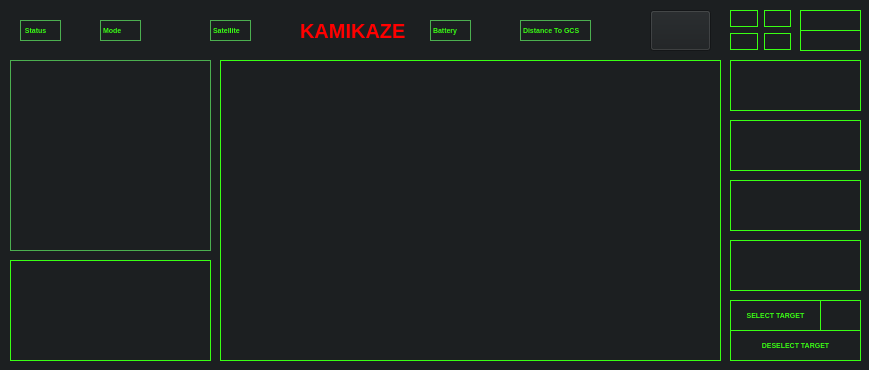
<?xml version="1.0" encoding="UTF-8"?>
<ui version="4.0">
 <class>HelloGui</class>
 <widget class="QWidget" name="HelloGui">
  <property name="geometry">
   <rect>
    <x>0</x>
    <y>0</y>
    <width>869</width>
    <height>370</height>
   </rect>
  </property>
  <property name="windowTitle">
   <string>Form</string>
  </property>
  <property name="layoutDirection">
   <enum>Qt::LeftToRight</enum>
  </property>
  <property name="styleSheet">
   <string notr="true">background-color: #1C1F21;
</string>
  </property>
  <widget class="QLabel" name="label">
   <property name="geometry">
    <rect>
     <x>730</x>
     <y>180</y>
     <width>131</width>
     <height>51</height>
    </rect>
   </property>
   <property name="minimumSize">
    <size>
     <width>0</width>
     <height>0</height>
    </size>
   </property>
   <property name="styleSheet">
    <string notr="true">border: 1px solid #4CAF50;



</string>
   </property>
   <property name="text">
    <string/>
   </property>
  </widget>
  <widget class="QLabel" name="label_3">
   <property name="geometry">
    <rect>
     <x>730</x>
     <y>120</y>
     <width>131</width>
     <height>51</height>
    </rect>
   </property>
   <property name="minimumSize">
    <size>
     <width>0</width>
     <height>0</height>
    </size>
   </property>
   <property name="styleSheet">
    <string notr="true">border: 1px solid #4CAF50;


</string>
   </property>
   <property name="text">
    <string/>
   </property>
  </widget>
  <widget class="QLabel" name="label_4">
   <property name="geometry">
    <rect>
     <x>730</x>
     <y>240</y>
     <width>131</width>
     <height>51</height>
    </rect>
   </property>
   <property name="minimumSize">
    <size>
     <width>0</width>
     <height>0</height>
    </size>
   </property>
   <property name="styleSheet">
    <string notr="true">border: 1px solid #4CAF50;


</string>
   </property>
   <property name="text">
    <string/>
   </property>
  </widget>
  <widget class="QTextBrowser" name="TIME">
   <property name="geometry">
    <rect>
     <x>800</x>
     <y>30</y>
     <width>61</width>
     <height>21</height>
    </rect>
   </property>
   <property name="styleSheet">
    <string notr="true">font-family: 'Orbitron', sans-serif;
color: #39FF14;
font-size: 5pt;
text-align: center; 
border: 1px solid #39FF14;
font-weight: bold; 
background-color: rbga(0,0,0,0);</string>
   </property>
  </widget>
  <widget class="QTextBrowser" name="DATE">
   <property name="geometry">
    <rect>
     <x>800</x>
     <y>10</y>
     <width>61</width>
     <height>21</height>
    </rect>
   </property>
   <property name="styleSheet">
    <string notr="true">font-family: 'Orbitron', sans-serif;
color: #39FF14;
font-size: 5pt;
text-align: center; 
border: 1px solid #39FF14;
font-weight: bold; 
background-color: rbga(0,0,0,0);</string>
   </property>
  </widget>
  <widget class="QPushButton" name="pushButton_3">
   <property name="geometry">
    <rect>
     <x>730</x>
     <y>300</y>
     <width>91</width>
     <height>31</height>
    </rect>
   </property>
   <property name="styleSheet">
    <string notr="true">font-family: 'Orbitron', sans-serif;
color: #39FF14;
font-size: 5pt;
text-align: center; 
border: 1px solid #39FF14;
font-weight: bold; 
background-color: rbga(0,0,0,0);</string>
   </property>
   <property name="text">
    <string>SELECT TARGET</string>
   </property>
  </widget>
  <widget class="QPushButton" name="pushButton_5">
   <property name="geometry">
    <rect>
     <x>730</x>
     <y>330</y>
     <width>131</width>
     <height>31</height>
    </rect>
   </property>
   <property name="styleSheet">
    <string notr="true">font-family: 'Orbitron', sans-serif;
color: #39FF14;
font-size: 5pt;
text-align: center; 
border: 1px solid #39FF14;
font-weight: bold; 
background-color: rbga(0,0,0,0);</string>
   </property>
   <property name="text">
    <string>DESELECT TARGET</string>
   </property>
  </widget>
  <widget class="QLabel" name="label_5">
   <property name="geometry">
    <rect>
     <x>20</x>
     <y>20</y>
     <width>41</width>
     <height>21</height>
    </rect>
   </property>
   <property name="styleSheet">
    <string notr="true">font-family: 'Orbitron', sans-serif;
color: #39FF14;
font-size: 5pt;
text-align: center; 
border: 1px solid #4CAF50;
font-weight: bold; </string>
   </property>
   <property name="text">
    <string> Status</string>
   </property>
  </widget>
  <widget class="QLabel" name="label_8">
   <property name="geometry">
    <rect>
     <x>300</x>
     <y>21</y>
     <width>121</width>
     <height>20</height>
    </rect>
   </property>
   <property name="styleSheet">
    <string notr="true">font-family: 'Orbitron', sans-serif;
color: red;
font-size: 15pt;
text-align: center; 

font-weight: bold; </string>
   </property>
   <property name="text">
    <string>KAMIKAZE</string>
   </property>
  </widget>
  <widget class="QWidget" name="webEngineViewPlaceholder" native="true">
   <property name="geometry">
    <rect>
     <x>0</x>
     <y>30</y>
     <width>261</width>
     <height>231</height>
    </rect>
   </property>
   <property name="styleSheet">
    <string notr="true"/>
   </property>
  </widget>
  <widget class="QLabel" name="label_2">
   <property name="geometry">
    <rect>
     <x>730</x>
     <y>60</y>
     <width>131</width>
     <height>51</height>
    </rect>
   </property>
   <property name="minimumSize">
    <size>
     <width>0</width>
     <height>0</height>
    </size>
   </property>
   <property name="styleSheet">
    <string notr="true">border: 1px solid #4CAF50;


</string>
   </property>
   <property name="text">
    <string/>
   </property>
  </widget>
  <widget class="QLabel" name="label_12">
   <property name="geometry">
    <rect>
     <x>480</x>
     <y>20</y>
     <width>31</width>
     <height>21</height>
    </rect>
   </property>
   <property name="styleSheet">
    <string notr="true">font-family: 'Orbitron', sans-serif;
color: #39FF14;
font-size: 5pt;
text-align: center; 

font-weight: bold; </string>
   </property>
   <property name="text">
    <string/>
   </property>
  </widget>
  <widget class="QLabel" name="label_13">
   <property name="geometry">
    <rect>
     <x>150</x>
     <y>20</y>
     <width>51</width>
     <height>21</height>
    </rect>
   </property>
   <property name="styleSheet">
    <string notr="true">font-family: 'Orbitron', sans-serif;
color: #39FF14;
font-size: 5pt;
text-align: center; 

font-weight: bold; </string>
   </property>
   <property name="text">
    <string/>
   </property>
  </widget>
  <widget class="QLabel" name="label_17">
   <property name="geometry">
    <rect>
     <x>260</x>
     <y>20</y>
     <width>31</width>
     <height>21</height>
    </rect>
   </property>
   <property name="styleSheet">
    <string notr="true">font-family: 'Orbitron', sans-serif;
color: #39FF14;
font-size: 5pt;
text-align: center; 

font-weight: bold; </string>
   </property>
   <property name="text">
    <string/>
   </property>
  </widget>
  <widget class="QPushButton" name="pushButton_40">
   <property name="geometry">
    <rect>
     <x>730</x>
     <y>180</y>
     <width>131</width>
     <height>51</height>
    </rect>
   </property>
   <property name="styleSheet">
    <string notr="true">font-family: 'Orbitron', sans-serif;
color: #39FF14;
font-size: 10pt;
text-align: center; 
border: 1px solid #39FF14;
font-weight: bold; 
background-color: rbga(0,0,0,0);</string>
   </property>
   <property name="text">
    <string/>
   </property>
  </widget>
  <widget class="QPushButton" name="pushButton_41">
   <property name="geometry">
    <rect>
     <x>730</x>
     <y>60</y>
     <width>131</width>
     <height>51</height>
    </rect>
   </property>
   <property name="styleSheet">
    <string notr="true">font-family: 'Orbitron', sans-serif;
color: #39FF14;
font-size: 10pt;
text-align: center; 
border: 1px solid #39FF14;
font-weight: bold; 
background-color: rbga(0,0,0,0);</string>
   </property>
   <property name="text">
    <string/>
   </property>
  </widget>
  <widget class="QPushButton" name="pushButton_42">
   <property name="geometry">
    <rect>
     <x>730</x>
     <y>120</y>
     <width>131</width>
     <height>51</height>
    </rect>
   </property>
   <property name="styleSheet">
    <string notr="true">font-family: 'Orbitron', sans-serif;
color: #39FF14;
font-size: 10pt;
text-align: center; 
border: 1px solid #39FF14;
font-weight: bold; 
background-color: rbga(0,0,0,0);</string>
   </property>
   <property name="text">
    <string/>
   </property>
  </widget>
  <widget class="QPushButton" name="pushButton_43">
   <property name="geometry">
    <rect>
     <x>730</x>
     <y>240</y>
     <width>131</width>
     <height>51</height>
    </rect>
   </property>
   <property name="styleSheet">
    <string notr="true">font-family: 'Orbitron', sans-serif;
color: #39FF14;
font-size: 10pt;
text-align: center; 
border: 1px solid #39FF14;
font-weight: bold; 
background-color: rbga(0,0,0,0);</string>
   </property>
   <property name="text">
    <string/>
   </property>
  </widget>
  <widget class="QLabel" name="label_23">
   <property name="geometry">
    <rect>
     <x>600</x>
     <y>20</y>
     <width>31</width>
     <height>21</height>
    </rect>
   </property>
   <property name="styleSheet">
    <string notr="true">font-family: 'Orbitron', sans-serif;
color: #39FF14;
font-size: 5pt;
text-align: center; 

font-weight: bold; </string>
   </property>
   <property name="text">
    <string/>
   </property>
  </widget>
  <widget class="QPushButton" name="pushButton_2">
   <property name="geometry">
    <rect>
     <x>650</x>
     <y>10</y>
     <width>61</width>
     <height>41</height>
    </rect>
   </property>
   <property name="layoutDirection">
    <enum>Qt::RightToLeft</enum>
   </property>
   <property name="autoFillBackground">
    <bool>false</bool>
   </property>
   <property name="styleSheet">
    <string notr="true"/>
   </property>
   <property name="text">
    <string/>
   </property>
   <property name="iconSize">
    <size>
     <width>77</width>
     <height>60</height>
    </size>
   </property>
  </widget>
  <widget class="QTextEdit" name="textEdit">
   <property name="geometry">
    <rect>
     <x>820</x>
     <y>300</y>
     <width>41</width>
     <height>31</height>
    </rect>
   </property>
   <property name="styleSheet">
    <string notr="true">font-family: 'Orbitron', sans-serif;
color: #39FF14;
font-size: 5pt;
text-align: center; 
border: 1px solid #39FF14;
font-weight: bold; 
background-color: rbga(0,0,0,0);</string>
   </property>
  </widget>
  <widget class="QLabel" name="label_6">
   <property name="geometry">
    <rect>
     <x>100</x>
     <y>20</y>
     <width>41</width>
     <height>21</height>
    </rect>
   </property>
   <property name="styleSheet">
    <string notr="true">font-family: 'Orbitron', sans-serif;
color: #39FF14;
font-size: 5pt;
text-align: center; 
border: 1px solid #4CAF50;
font-weight: bold; </string>
   </property>
   <property name="text">
    <string>Mode</string>
   </property>
  </widget>
  <widget class="QLabel" name="label_25">
   <property name="geometry">
    <rect>
     <x>210</x>
     <y>20</y>
     <width>41</width>
     <height>21</height>
    </rect>
   </property>
   <property name="styleSheet">
    <string notr="true">font-family: 'Orbitron', sans-serif;
color: #39FF14;
font-size: 5pt;
text-align: center; 
border: 1px solid #4CAF50;
font-weight: bold; </string>
   </property>
   <property name="text">
    <string>Satellite</string>
   </property>
  </widget>
  <widget class="QLabel" name="label_26">
   <property name="geometry">
    <rect>
     <x>430</x>
     <y>20</y>
     <width>41</width>
     <height>21</height>
    </rect>
   </property>
   <property name="styleSheet">
    <string notr="true">font-family: 'Orbitron', sans-serif;
color: #39FF14;
font-size: 5pt;
text-align: center; 
border: 1px solid #4CAF50;
font-weight: bold; </string>
   </property>
   <property name="text">
    <string>Battery</string>
   </property>
  </widget>
  <widget class="QLabel" name="label_27">
   <property name="geometry">
    <rect>
     <x>520</x>
     <y>20</y>
     <width>71</width>
     <height>21</height>
    </rect>
   </property>
   <property name="styleSheet">
    <string notr="true">font-family: 'Orbitron', sans-serif;
color: #39FF14;
font-size: 5pt;
text-align: center; 
border: 1px solid #4CAF50;
font-weight: bold; </string>
   </property>
   <property name="text">
    <string>Distance To GCS</string>
   </property>
  </widget>
  <widget class="QWidget" name="webEngineViewPlaceholder_2" native="true">
   <property name="geometry">
    <rect>
     <x>10</x>
     <y>260</y>
     <width>201</width>
     <height>101</height>
    </rect>
   </property>
   <property name="styleSheet">
    <string notr="true">border: 1px solid #39FF14;</string>
   </property>
  </widget>
  <widget class="QLabel" name="label_11">
   <property name="geometry">
    <rect>
     <x>220</x>
     <y>60</y>
     <width>501</width>
     <height>301</height>
    </rect>
   </property>
   <property name="minimumSize">
    <size>
     <width>0</width>
     <height>0</height>
    </size>
   </property>
   <property name="styleSheet">
    <string notr="true">border: 1px solid #39FF14;</string>
   </property>
   <property name="text">
    <string/>
   </property>
  </widget>
  <widget class="QWidget" name="layoutWidget">
   <property name="geometry">
    <rect>
     <x>730</x>
     <y>10</y>
     <width>61</width>
     <height>40</height>
    </rect>
   </property>
   <layout class="QGridLayout" name="gridLayout">
    <item row="0" column="0">
     <widget class="QLabel" name="label_14">
      <property name="styleSheet">
       <string notr="true">font-family: 'Orbitron', sans-serif;
color: #FF000D;
font-size: 12pt;
text-align: center;
font-weight: bold;
background-color: rgba(0,0,0,0);
border: 1px solid #39FF14;

</string>
      </property>
      <property name="text">
       <string/>
      </property>
     </widget>
    </item>
    <item row="0" column="1">
     <widget class="QLabel" name="label_18">
      <property name="styleSheet">
       <string notr="true">font-family: 'Orbitron', sans-serif;
color: #FF000D;
font-size: 12pt;
text-align: center;
font-weight: bold;
background-color: rgba(0,0,0,0);
border: 1px solid #39FF14;

</string>
      </property>
      <property name="text">
       <string/>
      </property>
     </widget>
    </item>
    <item row="1" column="0">
     <widget class="QLabel" name="label_15">
      <property name="styleSheet">
       <string notr="true">font-family: 'Orbitron', sans-serif;
color: #FF000D;
font-size: 12pt;
text-align: center;
font-weight: bold;
background-color: rgba(0,0,0,0);
border: 1px solid #39FF14;

</string>
      </property>
      <property name="text">
       <string/>
      </property>
     </widget>
    </item>
    <item row="1" column="1">
     <widget class="QLabel" name="label_16">
      <property name="styleSheet">
       <string notr="true">font-family: 'Orbitron', sans-serif;
color: #FF000D;
font-size: 12pt;
text-align: center;
font-weight: bold;
background-color: rgba(0,0,0,0);
border: 1px solid #39FF14;

</string>
      </property>
      <property name="text">
       <string/>
      </property>
     </widget>
    </item>
   </layout>
  </widget>
  <widget class="QLabel" name="label_19">
   <property name="geometry">
    <rect>
     <x>20</x>
     <y>0</y>
     <width>21</width>
     <height>16</height>
    </rect>
   </property>
   <property name="styleSheet">
    <string notr="true">font-family: 'Orbitron', sans-serif;
color: #4CAF50;
font-size: 14pt;
text-align: center; 

background-color: rbga(0,0,0,0);
font-weight: bold; </string>
   </property>
   <property name="text">
    <string/>
   </property>
  </widget>
  <widget class="QLabel" name="label_7">
   <property name="geometry">
    <rect>
     <x>10</x>
     <y>60</y>
     <width>201</width>
     <height>191</height>
    </rect>
   </property>
   <property name="styleSheet">
    <string notr="true">font-family: 'Orbitron', sans-serif;
color: #39FF14;
font-size: 5pt;
text-align: center; 
border: 1px solid #4CAF50;
font-weight: bold; </string>
   </property>
   <property name="text">
    <string/>
   </property>
  </widget>
  <zorder>webEngineViewPlaceholder</zorder>
  <zorder>layoutWidget</zorder>
  <zorder>label_3</zorder>
  <zorder>label_4</zorder>
  <zorder>label</zorder>
  <zorder>label_5</zorder>
  <zorder>label_8</zorder>
  <zorder>label_2</zorder>
  <zorder>label_12</zorder>
  <zorder>label_13</zorder>
  <zorder>label_17</zorder>
  <zorder>pushButton_40</zorder>
  <zorder>pushButton_43</zorder>
  <zorder>label_23</zorder>
  <zorder>pushButton_2</zorder>
  <zorder>DATE</zorder>
  <zorder>TIME</zorder>
  <zorder>pushButton_3</zorder>
  <zorder>pushButton_5</zorder>
  <zorder>textEdit</zorder>
  <zorder>label_6</zorder>
  <zorder>label_25</zorder>
  <zorder>label_26</zorder>
  <zorder>label_27</zorder>
  <zorder>pushButton_41</zorder>
  <zorder>pushButton_42</zorder>
  <zorder>webEngineViewPlaceholder_2</zorder>
  <zorder>label_11</zorder>
  <zorder>label_19</zorder>
  <zorder>label_7</zorder>
 </widget>
 <resources/>
 <connections/>
</ui>
